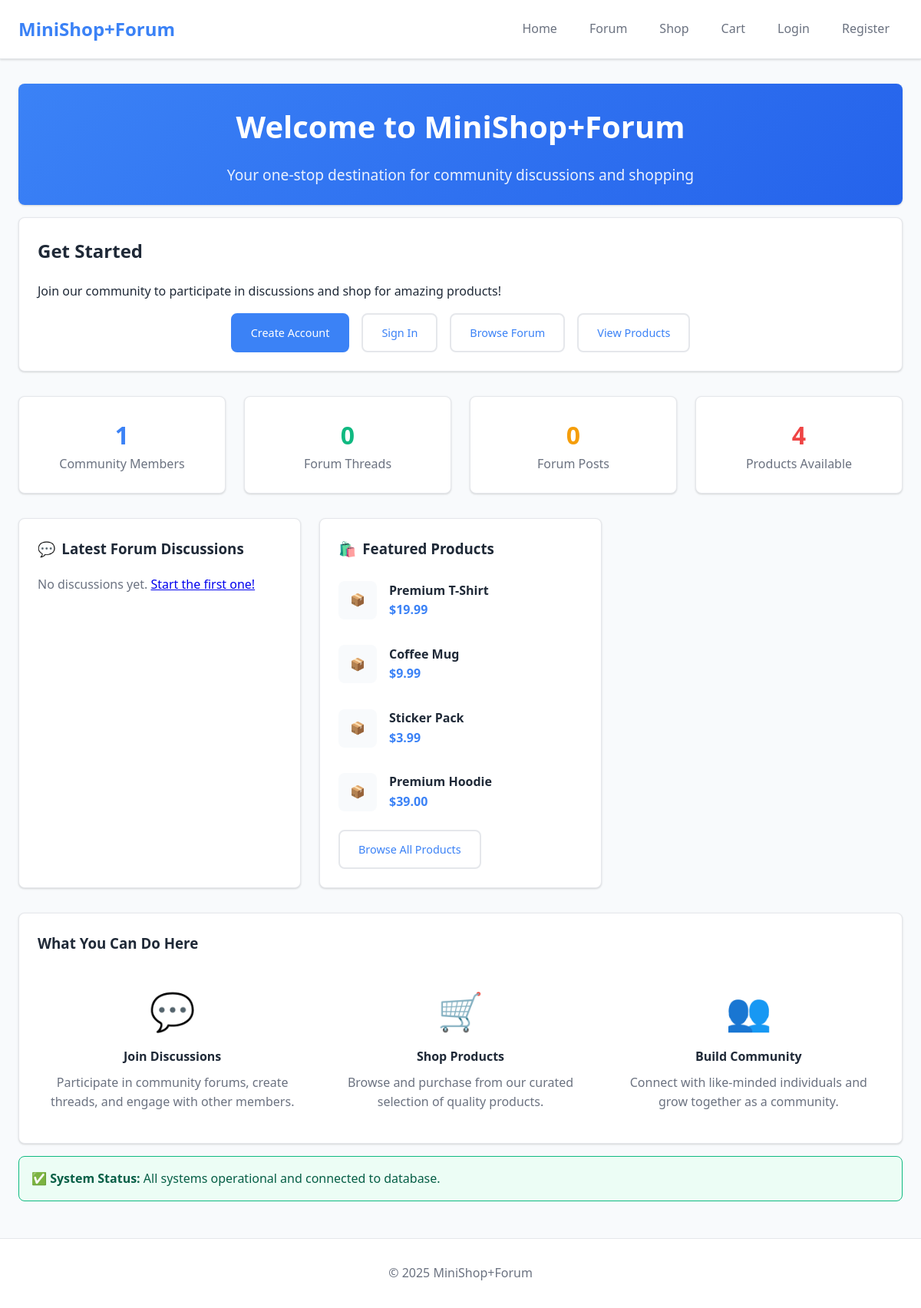
The app's page /app/public/index.php with its own data.
### tables this page shows
CREATE TABLE IF NOT EXISTS products (
  id INT AUTO_INCREMENT PRIMARY KEY,
  name VARCHAR(255) NOT NULL,
  slug VARCHAR(255) UNIQUE,
  description TEXT,
  price DECIMAL(10,2) NOT NULL,
  cost_price DECIMAL(10,2) NULL,
  img VARCHAR(255),
  stock INT DEFAULT 0,
  active TINYINT(1) DEFAULT 1,
  featured TINYINT(1) DEFAULT 0,
  weight DECIMAL(8,2) NULL,
  sku VARCHAR(100) UNIQUE,
  created_at TIMESTAMP DEFAULT CURRENT_TIMESTAMP,
  updated_at TIMESTAMP DEFAULT CURRENT_TIMESTAMP ON UPDATE CURRENT_TIMESTAMP,
  
  INDEX idx_products_active (active),
  INDEX idx_products_featured (featured),
  INDEX idx_products_price (price),
  INDEX idx_products_stock (stock),
  INDEX idx_products_sku (sku),
  FULLTEXT idx_products_search (name, description)
);

### app/includes/functions.php (called while the page is built, shortened)
<?php
function env(string $k, $default = null) {
    $v = getenv($k);
    return $v === false ? $default : $v;
}
function db(): ?PDO {
    static $pdo = null;
    $host = env('DB_HOST', '127.0.0.1');
    $name = env('DB_NAME', 'app');
    $user = env('DB_USER', 'root');
    $pass = env('DB_PASS', '');
    $dsn = "mysql:host={$host};dbname={$name};charset=utf8mb4";
    try {
        $pdo = new PDO($dsn, $user, $pass, [
            PDO::ATTR_ERRMODE => PDO::ERRMODE_EXCEPTION,
            PDO::ATTR_DEFAULT_FETCH_MODE => PDO::FETCH_ASSOC,
        ]);
    } catch (PDOException $e) {
        error_log('DB connection failed: ' . $e->getMessage());
        $pdo = null;
    }
    return $pdo;
}
function current_user(): ?array {
    if (empty($_SESSION['user_id'])) return null;
    $pdo = db();
    $stmt = $pdo->prepare('SELECT id, username, role FROM users WHERE id = ?');
    $stmt->execute([$_SESSION['user_id']]);
    $user = $stmt->fetch();
    return $user ?: null;
}

### app/pages/home.php (the view)
<?php
$pdo = db();
$u = current_user();
$stats = [
    'users' => 0,
    'threads' => 0,
    'posts' => 0,
    'products' => 0
];
if ($pdo) {
    try {
        $stats['users'] = $pdo->query('SELECT COUNT(*) FROM users')->fetchColumn();
        $stats['threads'] = $pdo->query('SELECT COUNT(*) FROM threads')->fetchColumn();
        $stats['posts'] = $pdo->query('SELECT COUNT(*) FROM posts WHERE hidden = 0 OR hidden IS NULL')->fetchColumn();
        $stats['products'] = $pdo->query('SELECT COUNT(*) FROM products WHERE active = 1')->fetchColumn();
    } catch (Exception $e) {
    }
}
$recentThreads = [];
$recentProducts = [];
if ($pdo) {
    try {
        $stmt = $pdo->query('SELECT t.id, t.title, t.created_at, u.username FROM threads t LEFT JOIN users u ON u.id = t.user_id ORDER BY t.created_at DESC LIMIT 3');
        $recentThreads = $stmt->fetchAll();
        $stmt = $pdo->query('SELECT id, name, price, img FROM products WHERE active = 1 ORDER BY created_at DESC LIMIT 4');
        $recentProducts = $stmt->fetchAll();
    } catch (Exception $e) {
    }
}
?>
<div class="fade-in">
  <div class="card text-center" style="background: linear-gradient(135deg, var(--primary), var(--primary-dark)); color: white; border: none;">
    <h1 style="margin: 0 0 1rem 0; font-size: 2.5rem; color: white;">Welcome to MiniShop+Forum</h1>
    <p style="font-size: 1.2rem; opacity: 0.9; margin: 0; color: white;">Your one-stop destination for community discussions and shopping</p>
  </div>
  <?php if (!$u): ?>
    <div class="card">
      <h2>Get Started</h2>
      <p>Join our community to participate in discussions and shop for amazing products!</p>
      <div style="display: flex; gap: 1rem; justify-content: center; flex-wrap: wrap;">
        <a href="/?page=register" class="btn">Create Account</a>
        <a href="/?page=login" class="btn secondary">Sign In</a>
        <a href="/?page=forum" class="btn secondary">Browse Forum</a>
        <a href="/?page=shop" class="btn secondary">View Products</a>
      </div>
    </div>
  <?php endif; ?>
  <div class="grid" style="grid-template-columns: repeat(auto-fit, minmax(200px, 1fr));">
    <div class="card text-center">
      <div style="font-size: 2rem; font-weight: bold; color: var(--primary);"><?= number_format($stats['users']) ?></div>
      <div style="color: var(--secondary);">Community Members</div>
    </div>
    <div class="card text-center">
      <div style="font-size: 2rem; font-weight: bold; color: var(--success);"><?= number_format($stats['threads']) ?></div>
      <div style="color: var(--secondary);">Forum Threads</div>
    </div>
    <div class="card text-center">
      <div style="font-size: 2rem; font-weight: bold; color: var(--warning);"><?= number_format($stats['posts']) ?></div>
      <div style="color: var(--secondary);">Forum Posts</div>
    </div>
    <div class="card text-center">
      <div style="font-size: 2rem; font-weight: bold; color: var(--danger);"><?= number_format($stats['products']) ?></div>
      <div style="color: var(--secondary);">Products Available</div>
    </div>
  </div>
  <div class="grid">
    <div class="card">
      <h3 style="margin-top: 0; display: flex; align-items: center; gap: 0.5rem;">
        <span>💬</span> Latest Forum Discussions
      </h3>
      <?php if ($recentThreads): ?>
        <?php foreach ($recentThreads as $thread): ?>
          <div style="padding: 0.75rem 0; border-bottom: 1px solid var(--border); last-child:border-bottom: none;">
            <a href="/?page=forum&thread=<?= $thread['id'] ?>" style="text-decoration: none; font-weight: 600; color: var(--primary);">
              <?= htmlspecialchars($thread['title']) ?>
            </a>
            <div style="font-size: 0.9rem; color: var(--secondary); margin-top: 0.25rem;">
              by <?= htmlspecialchars($thread['username'] ?? 'Anonymous') ?> • <?= date('M j, Y', strtotime($thread['created_at'])) ?>
            </div>
          </div>
        <?php endforeach; ?>
        <div style="margin-top: 1rem;">
          <a href="/?page=forum" class="btn secondary">View All Discussions</a>
        </div>
      <?php else: ?>
        <p style="color: var(--secondary);">No discussions yet. <a href="/?page=forum">Start the first one!</a></p>
      <?php endif; ?>
    </div>
    <div class="card">
      <h3 style="margin-top: 0; display: flex; align-items: center; gap: 0.5rem;">
        <span>🛍️</span> Featured Products
      </h3>
      <?php if ($recentProducts): ?>
        <div style="display: grid; gap: 1rem;">
          <?php foreach ($recentProducts as $product): ?>
            <div style="display: flex; align-items: center; gap: 1rem; padding: 0.5rem 0;">
              <?php if ($product['img']): ?>
                <div style="width: 50px; height: 50px; background: var(--light); border-radius: var(--radius); display: flex; align-items: center; justify-content: center; color: var(--secondary);">
                  📦
                </div>
              <?php endif; ?>
              <div style="flex: 1;">
                <div style="font-weight: 600;"><?= htmlspecialchars($product['name']) ?></div>
                <div style="color: var(--primary); font-weight: 600;">$<?= number_format($product['price'], 2) ?></div>
              </div>
            </div>
          <?php endforeach; ?>
        </div>
        <div style="margin-top: 1rem;">
          <a href="/?page=shop" class="btn secondary">Browse All Products</a>
        </div>
      <?php else: ?>
        <p style="color: var(--secondary);">No products available yet.</p>
      <?php endif; ?>
    </div>
  </div>
  <div class="card">
    <h3>What You Can Do Here</h3>
    <div class="grid" style="grid-template-columns: repeat(auto-fit, minmax(250px, 1fr));">
      <div style="text-align: center; padding: 1rem;">
        <div style="font-size: 3rem; margin-bottom: 0.5rem;">💬</div>
        <h4 style="margin: 0.5rem 0;">Join Discussions</h4>
        <p style="color: var(--secondary); margin: 0;">Participate in community forums, create threads, and engage with other members.</p>
      </div>
      <div style="text-align: center; padding: 1rem;">
        <div style="font-size: 3rem; margin-bottom: 0.5rem;">🛒</div>
        <h4 style="margin: 0.5rem 0;">Shop Products</h4>
        <p style="color: var(--secondary); margin: 0;">Browse and purchase from our curated selection of quality products.</p>
      </div>
      <div style="text-align: center; padding: 1rem;">
        <div style="font-size: 3rem; margin-bottom: 0.5rem;">👥</div>
        <h4 style="margin: 0.5rem 0;">Build Community</h4>
        <p style="color: var(--secondary); margin: 0;">Connect with like-minded individuals and grow together as a community.</p>
      </div>
    </div>
  </div>
  <?php if ($pdo): ?>
    <div class="flash success">
      <strong>✅ System Status:</strong> All systems operational and connected to database.
    </div>
  <?php else: ?>
    <div class="flash error">
      <strong>⚠️ System Status:</strong> Database connection unavailable. Some features may be limited.
    </div>
  <?php endif; ?>
</div>

### app/public/index.php (shortened to what this page needs)
<?php
require_once __DIR__.'/../includes/functions.php';
$u = current_user();
?>
<!doctype html>
<html lang="en">
<head>
  <link rel="stylesheet" href="/css/styles.css">
</head>
<body>
<header class="topbar">
  <div class="brand">MiniShop+Forum</div>
  <nav>
    <a href="/?page=home">Home</a>
    <a href="/?page=forum">Forum</a>
    <a href="/?page=shop">Shop</a>
    <a href="/?page=cart">Cart<?php if (!empty($_SESSION['cart'])) { $cnt = cart_count(); echo $cnt ? ' ('.$cnt.')' : ''; } ?></a>
    <?php if ($u): ?>
      <span class="welcome">Hello, <?= htmlspecialchars($u['username']) ?></span>
      <?php if (is_admin()): ?><a href="/?page=admin">Admin</a><?php endif; ?>
      <a href="/?page=logout">Logout</a>
    <?php else: ?>
      <?php $return = urlencode($_SERVER['REQUEST_URI'] ?? '/'); ?>
      <a href="/?page=login&return=<?= $return ?>">Login</a>
      <a href="/?page=register&return=<?= $return ?>">Register</a>
    <?php endif; ?>
  </nav>
</header>
<main class="container">
  <?php
    $page = $_GET['page'] ?? 'home';
    $file = __DIR__.'/../pages/'.basename($page).'.php';
    if (is_file($file)) require $file;
    else { http_response_code(404); echo '<h1>404</h1><p>Page not found.</p>'; }
  ?>
</main>
<footer class="footer">© <?= date('Y') ?> MiniShop+Forum</footer>
</body>
</html>

### app/public/css/styles.css (style rules this page uses)
:root { --primary: #3b82f6; --primary-dark: #2563eb; --secondary: #6b7280; --success: #10b981; --warning: #f59e0b; --danger: #ef4444; --light: #f8fafc; --dark: #1f2937; --border: #e5e7eb; --shadow: 0 1px 3px 0 rgba(0, 0, 0, 0.1), 0 1px 2px 0 rgba(0, 0, 0, 0.06); --shadow-lg: 0 10px 15px -3px rgba(0, 0, 0, 0.1), 0 4px 6px -2px rgba(0, 0, 0, 0.05); --radius: 0.5rem; --transition: all 0.2s ease-in-out; }
* { box-sizing: border-box; }
html, body { margin: 0; padding: 0; font: 16px/1.6 system-ui, -apple-system, Segoe UI, Roboto, sans-serif; color: var(--dark); background: var(--light); }
.topbar { display: flex; gap: 1rem; align-items: center; justify-content: space-between; padding: 1rem 1.5rem; background: white; border-bottom: 1px solid var(--border); box-shadow: var(--shadow); position: sticky; top: 0; z-index: 100; }
.brand { font-size: 1.5rem; font-weight: 700; color: var(--primary); text-decoration: none; }
.topbar nav { display: flex; gap: 0.5rem; align-items: center; flex-wrap: wrap; }
.topbar nav a { padding: 0.5rem 1rem; text-decoration: none; border-radius: var(--radius); transition: var(--transition); font-weight: 500; position: relative; }
.topbar nav a:not(.btn) { color: var(--secondary); border: 1px solid transparent; }
.container { max-width: 1200px; margin: 2rem auto; padding: 0 1.5rem; }
.card { background: white; border: 1px solid var(--border); border-radius: var(--radius); padding: 1.5rem; margin: 1rem 0; box-shadow: var(--shadow); transition: var(--transition); }
.card h1, .card h2, .card h3 { margin-top: 0; color: var(--dark); }
.btn { display: inline-flex; align-items: center; gap: 0.5rem; padding: 0.75rem 1.5rem; border: none; border-radius: var(--radius); background: var(--primary); color: white; text-decoration: none; font-weight: 500; font-size: 0.9rem; cursor: pointer; transition: var(--transition); border: 2px solid var(--primary); }
.btn.secondary { background: white; color: var(--primary); border-color: var(--border); }
.grid { display: grid; gap: 1.5rem; grid-template-columns: repeat(auto-fill, minmax(280px, 1fr)); }
.flash { padding: 1rem; border-radius: var(--radius); margin: 1rem 0; border: 1px solid var(--border); background: var(--light); }
.flash.success { background: #ecfdf5; border-color: var(--success); color: #065f46; }
.footer { text-align: center; padding: 2rem; color: var(--secondary); border-top: 1px solid var(--border); margin-top: 3rem; background: white; }
.text-center { text-align: center; }
.fade-in { animation: fadeIn 0.3s ease-out; }

### records on screen
products: name "Premium T-Shirt", price "19.99"
products: name "Coffee Mug", price "9.99"
products: name "Sticker Pack", price "3.99"
products: name "Premium Hoodie", price "39.00"

### other values on screen
$stats['users'] "1"
$stats['threads'] "0"
$stats['posts'] "0"
$stats['products'] "4"
